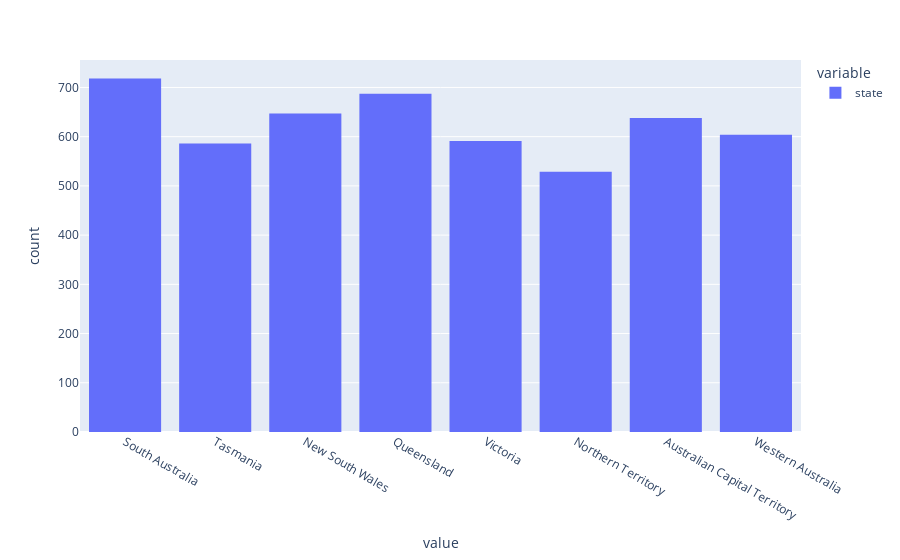

Write notebook code for a chart like this one.
### Code cell
px.histogram(df['state'])

### Figure 1 — Plotly figure (JSON) as saved in the notebook; plotly's stock layout.template omitted (floating-point values rounded to 4 significant figures; data arrays with more than 128 entries replaced by an {"elided": "..."} marker saying what was removed)
{"data": [{"alignmentgroup": "True", "bingroup": "x", "hovertemplate": "variable=state<br>value=%{x}<br>count=%{y}<extra></extra>", "legendgroup": "state", "marker": {"color": "#636efa", "pattern": {"shape": ""}}, "name": "state", "offsetgroup": "state", "orientation": "v", "showlegend": true, "type": "histogram", "x": {"elided": "5000 str values"}, "xaxis": "x", "yaxis": "y"}], "layout": {"barmode": "relative", "legend": {"title": {"text": "variable"}, "tracegroupgap": 0}, "margin": {"t": 60}, "xaxis": {"anchor": "y", "domain": [0, 1], "title": {"text": "value"}}, "yaxis": {"anchor": "x", "domain": [0, 1], "title": {"text": "count"}}}}
